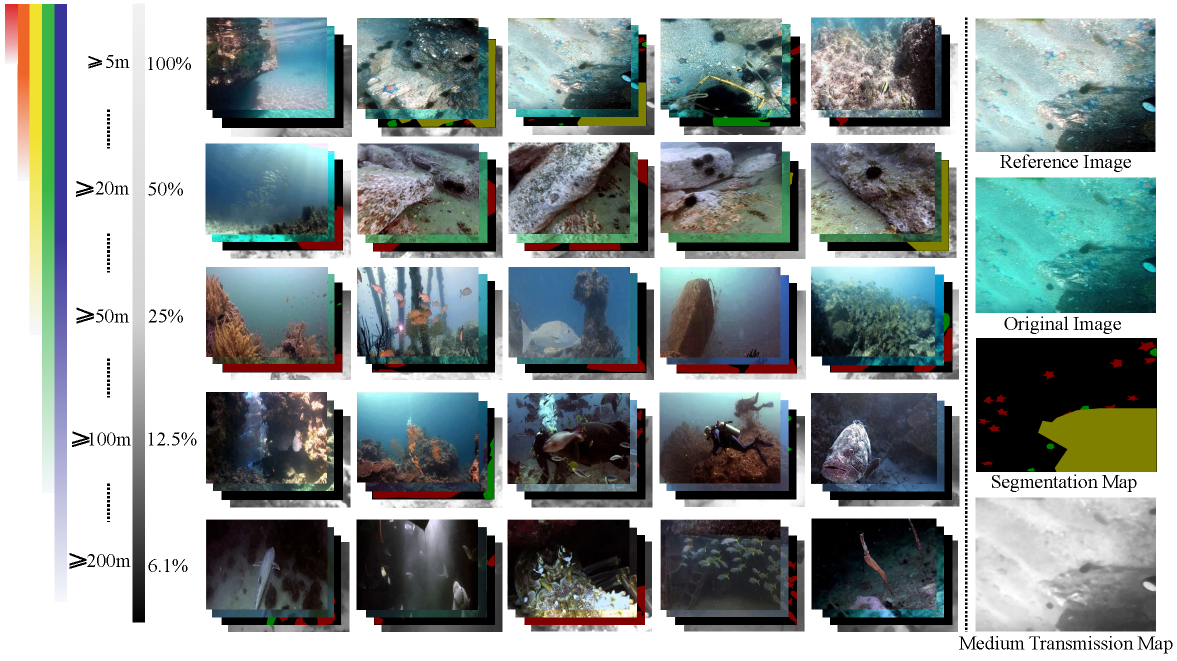
#> input picture LSUI/figs/data.png, 2353 x 1321 px, given as the content of the folder ./LSUI/test/input, which was not available (shown at 1/2 size)
$ jupyter execute --allow-errors first.ipynb   (older library calls are emulated)   (text cells are left out)
#> lines starting #> are read from the running program, lines starting #| are printed output that depends on the picture; pictures that were not available may be replaced by others from this repository, and a replacement may not be noted
[cell 1]
import pandas as pd
import matplotlib.pyplot as plt
import seaborn as sns
import numpy as np
import os
import torch
import torchvision
import torch.nn as nn
import torch.optim as optim
from torch.utils.data import DataLoader, Dataset
from sklearn.model_selection import train_test_split
from sklearn.preprocessing import StandardScaler
from sklearn.metrics import mean_squared_error, r2_score
import torch.nn.functional as F
import warnings
warnings.filterwarnings("ignore")
import joblib
import time
from torch.utils.tensorboard import SummaryWriter
import cv2
from torchvision import transforms
from PIL import Image
import glob
import random

print("All libraries imported successfully.")

[cell 2]
print("Version Information:")
print(f"PyTorch: {torch.__version__}")
print(f" torchvision: {torchvision.__version__}")
print(f"NumPy: {np.__version__}")
print(f"Pandas: {pd.__version__}")
print(f"Matplotlib: {plt.matplotlib.__version__}")
print(f"Seaborn: {sns.__version__}")
print("Library versions printed successfully.")

[cell 3]
# ============================================================
# LSUI Dataset Visualization for Underwater Image Enhancement
# ============================================================

# Assuming your dataset is organized as:
#   LSUI/train/input/   -> degraded underwater images
#   LSUI/train/GT/      -> ground truth enhanced images
#   LSUI/test/input/
#   LSUI/test/GT/

# --- Configuration: Update these paths for your system ---
DATASET_PATH = "./LSUI"          # Root path to LSUI dataset
SPLIT = "test"                  # "train" or "test"

# ------------------------------------------------------------

# Build paths
input_dir = os.path.join(DATASET_PATH, SPLIT, "input")
gt_dir = os.path.join(DATASET_PATH, SPLIT, "GT")

# Get list of image files
input_images = sorted(glob.glob(os.path.join(input_dir, "*")))
gt_images = sorted(glob.glob(os.path.join(gt_dir, "*")))

print(f"Found {len(input_images)} input images in '{input_dir}'")
print(f"Found {len(gt_images)} GT images in '{gt_dir}'")

# Display some sample filenames
print("\n--- Sample Input Filenames ---")
for f in input_images[:5]:
    print(f"  {os.path.basename(f)}")

print("\n--- Sample GT Filenames ---")
for f in gt_images[:5]:
    print(f"  {os.path.basename(f)}")

[cell 4]
def show_paired_images(input_dir, gt_dir, num_pairs=6, figsize=(18, 10)):
    """
    Display side-by-side comparison of degraded input images
    and their corresponding ground truth enhanced images.
    """
    input_files = sorted(os.listdir(input_dir))
    gt_files = sorted(os.listdir(gt_dir))

    # Ensure we only use matching files
    common_files = list(set(input_files) & set(gt_files))
    selected = random.sample(common_files, min(num_pairs, len(common_files)))

    fig, axes = plt.subplots(num_pairs, 2, figsize=figsize)

    for i, fname in enumerate(selected):
        # Read input (degraded) image
        inp_path = os.path.join(input_dir, fname)
        gt_path = os.path.join(gt_dir, fname)

        inp_img = cv2.imread(inp_path)
        gt_img = cv2.imread(gt_path)

        # Convert BGR (OpenCV) to RGB (Matplotlib)
        inp_img = cv2.cvtColor(inp_img, cv2.COLOR_BGR2RGB)
        gt_img = cv2.cvtColor(gt_img, cv2.COLOR_BGR2RGB)

        # Plot
        axes[i, 0].imshow(inp_img)
        axes[i, 0].set_title(f"Input (Degraded) - {fname[:30]}...", fontsize=9)
        axes[i, 0].axis("off")

        axes[i, 1].imshow(gt_img)
        axes[i, 1].set_title(f"GT (Enhanced) - {fname[:30]}...", fontsize=9)
        axes[i, 1].axis("off")

    fig.suptitle("LSUI Dataset: Degraded Input vs. Ground Truth",
                 fontsize=14, fontweight="bold")
    plt.tight_layout()
    plt.show()

# Usage
#> (the rest of this cell did not finish here and is left out)

[cell 5]
def dataset_statistics(input_dir, gt_dir):
    """Display statistics about the dataset."""
    input_files = sorted(os.listdir(input_dir))
    gt_files = sorted(os.listdir(gt_dir))

    print("=" * 50)
    print("LSUI DATASET STATISTICS")
    print("=" * 50)
    print(f"Total input images:  {len(input_files)}")
    print(f"Total GT images:     {len(gt_files)}")
    print(f"Common pairs:        {len(set(input_files) & set(gt_files))}")

    # Sample a few images for size and aspect ratio analysis
    sample_files = random.sample(input_files, min(50, len(input_files)))
    heights, widths = [], []

    for f in sample_files:
        img = cv2.imread(os.path.join(input_dir, f))
        if img is not None:
            h, w = img.shape[:2]
            heights.append(h)
            widths.append(w)

    if heights:
        print(f"\nImage dimensions (sample of {len(heights)}):")
        print(f"  Height: min={min(heights)}, max={max(heights)}, "
              f"mean={np.mean(heights):.1f}")
        print(f"  Width:  min={min(widths)}, max={max(widths)}, "
              f"mean={np.mean(widths):.1f}")
        print(f"  Aspect ratio (W/H): mean={np.mean(np.array(widths)/np.array(heights)):.2f}")

    # Pixel intensity distribution of a sample image
    sample_img = cv2.imread(os.path.join(input_dir, sample_files[0]))
    if sample_img is not None:
        print(f"\nSample image pixel stats (BGR):")
        for i, channel in enumerate(['B', 'G', 'R']):
            print(f"  {channel}: mean={sample_img[:,:,i].mean():.1f}, "
                  f"std={sample_img[:,:,i].std():.1f}, "
                  f"min={sample_img[:,:,i].min()}, max={sample_img[:,:,i].max()}")

#> (the rest of this cell did not finish here and is left out)

[cell 6]
def channel_histogram_analysis(input_dir, gt_dir, num_samples=20):
    """Plot per-channel histograms for input vs GT images."""
    input_files = sorted(os.listdir(input_dir))
    gt_files = sorted(os.listdir(gt_dir))
    common = list(set(input_files) & set(gt_files))
    samples = random.sample(common, min(num_samples, len(common)))

    inp_means = {'R': [], 'G': [], 'B': []}
    gt_means = {'R': [], 'G': [], 'B': []}

    for f in samples:
        inp = cv2.imread(os.path.join(input_dir, f))
        gt = cv2.imread(os.path.join(gt_dir, f))
        if inp is None or gt is None:
            continue

        # BGR order in OpenCV: 0=Blue, 1=Green, 2=Red
        for i, ch in enumerate(['B', 'G', 'R']):
            inp_means[ch].append(inp[:,:,i].mean())
            gt_means[ch].append(gt[:,:,i].mean())

    fig, axes = plt.subplots(1, 2, figsize=(14, 5))

    for ax, data, title in zip(axes, [inp_means, gt_means],
                                ["Input (Degraded)", "Ground Truth (Enhanced)"]):
        ax.bar(['R', 'G', 'B'],
               [np.mean(data['R']), np.mean(data['G']), np.mean(data['B'])],
               yerr=[np.std(data['R']), np.std(data['G']), np.std(data['B'])],
               color=['red', 'green', 'blue'], alpha=0.7, capsize=10)
        ax.set_title(f"{title} - Mean Channel Intensity")
        ax.set_ylabel("Mean Pixel Value")
        ax.set_ylim(0, 255)

    fig.suptitle("Colour Channel Analysis: Input vs Ground Truth", fontweight="bold")
    plt.tight_layout()
    plt.show()

#> (the rest of this cell did not finish here and is left out)

[cell 7]
def classify_degradation_type(input_dir, num_samples=50):
    """
    Classify images into blue-ish, green-ish, and well-lit based on
    the dominant colour channel.
    """
#> called with input_dir = './LSUI/test/input', num_samples = 100
    input_files = sorted(os.listdir(input_dir))
    samples = random.sample(input_files, min(num_samples, len(input_files)))

    blue_count, green_count, well_lit = 0, 0, 0

    for f in samples:
        img = cv2.imread(os.path.join(input_dir, f))
#> img is the input picture: shape (1321, 2353, 3); mean B, G, R 151.9, 153.1, 143.4
        if img is None:
            continue
        b_mean = img[:,:,0].mean()
#> b_mean = 151.9
        g_mean = img[:,:,1].mean()
#> g_mean = 153.1
        r_mean = img[:,:,2].mean()
#> r_mean = 143.4

        if b_mean > g_mean and b_mean > r_mean:
            blue_count += 1
        elif g_mean > b_mean and g_mean > r_mean:
            green_count += 1
        else:
            well_lit += 1

    print("Degradation Type Distribution:")
    print(f"  Blue-ish (deep water):  {blue_count} ({100*blue_count/len(samples):.1f}%)")
    print(f"  Green-ish (algae-rich): {green_count} ({100*green_count/len(samples):.1f}%)")
    print(f"  Well-lit (shallow):     {well_lit} ({100*well_lit/len(samples):.1f}%)")

classify_degradation_type(input_dir, num_samples=100)

[cell 8]
def verify_pairs(input_dir, gt_dir):
    """Check for mismatches between input and GT directories."""
    input_files = set(os.listdir(input_dir))
    gt_files = set(os.listdir(gt_dir))

    only_in_input = input_files - gt_files
    only_in_gt = gt_files - input_files
    common = input_files & gt_files

    print(f"Files only in input:  {len(only_in_input)}")
    print(f"Files only in GT:     {len(only_in_gt)}")
    print(f"Matched pairs:        {len(common)}")

    if only_in_input:
        print("\n⚠️  WARNING: Some input images have no GT counterpart!")
        for f in list(only_in_input)[:5]:
            print(f"  - {f}")
    if only_in_gt:
        print("\n⚠️  WARNING: Some GT images have no input counterpart!")
        for f in list(only_in_gt)[:5]:
            print(f"  - {f}")
    if not only_in_input and not only_in_gt:
        print("\n✅ All images are perfectly paired!")

#> (the rest of this cell did not finish here and is left out)

[cell 9]
def pixel_intensity_histogram(input_dir, gt_dir, num_samples=100, resize_to=(128,128)):
    import random, cv2, numpy as np, matplotlib.pyplot as plt
    input_files = sorted(os.listdir(input_dir))
    gt_files = sorted(os.listdir(gt_dir))
    common = list(set(input_files) & set(gt_files))
    samples = random.sample(common, min(num_samples, len(common)))

    inp_pix = []
    gt_pix = []

    for i, f in enumerate(samples):
        inp = cv2.imread(os.path.join(input_dir, f))
        gt = cv2.imread(os.path.join(gt_dir, f))
        if inp is None or gt is None:
            continue

        # Resize to reduce pixel count
        inp = cv2.resize(inp, resize_to)
        gt = cv2.resize(gt, resize_to)

        # Take every 2nd pixel (still representative)
        inp_pix.extend(inp[::2, ::2].flatten())
        gt_pix.extend(gt[::2, ::2].flatten())

        if (i+1) % 10 == 0:
            print(f"  Processed {i+1}/{len(samples)} images")

    plt.figure(figsize=(10,5))
    plt.hist(inp_pix, bins=256, alpha=0.6, label='Input (Degraded)', color='red', density=True)
    plt.hist(gt_pix, bins=256, alpha=0.6, label='Ground Truth', color='blue', density=True)
    plt.title('Global Pixel Intensity Distribution')
    plt.xlabel('Pixel Value')
    plt.ylabel('Density')
    plt.legend()
    plt.show()


#> (the rest of this cell did not finish here and is left out)

[cell 10]
def sharpness_comparison(input_dir, gt_dir, num_samples=500, resize_to=(256,256)):
    input_files = sorted(os.listdir(input_dir))
    gt_files = sorted(os.listdir(gt_dir))
    common = list(set(input_files) & set(gt_files))
    samples = random.sample(common, min(num_samples, len(common)))

    inp_sharpness = []
    gt_sharpness = []

    for i, f in enumerate(samples):
        inp = cv2.imread(os.path.join(input_dir, f), cv2.IMREAD_GRAYSCALE)
        gt = cv2.imread(os.path.join(gt_dir, f), cv2.IMREAD_GRAYSCALE)
        if inp is None or gt is None:
            continue

        # Resize to a consistent size to speed up Laplacian
        inp = cv2.resize(inp, resize_to, interpolation=cv2.INTER_AREA)
        gt  = cv2.resize(gt, resize_to, interpolation=cv2.INTER_AREA)

        inp_sharpness.append(cv2.Laplacian(inp, cv2.CV_64F).var())
        gt_sharpness.append(cv2.Laplacian(gt, cv2.CV_64F).var())

        if (i+1) % 20 == 0:
            print(f"  Processed {i+1}/{len(samples)} images")

    plt.figure(figsize=(8,5))
    plt.boxplot([inp_sharpness, gt_sharpness], labels=['Input', 'Ground Truth'])
    plt.title('Sharpness (Laplacian Variance): Input vs Ground Truth')
    plt.ylabel('Variance (higher = sharper)')
    plt.show()


#> (the rest of this cell did not finish here and is left out)

[cell 11]
def colour_cast_analysis(input_dir, num_samples=100):
#> called with input_dir = './LSUI/test/input', num_samples = 500
    input_files = sorted(os.listdir(input_dir))
    samples = random.sample(input_files, min(num_samples, len(input_files)))

    blue_ratios, green_ratios, red_ratios = [], [], []

    for f in samples:
        img = cv2.imread(os.path.join(input_dir, f))
        if img is None:
            continue
        b, g, r = img[:,:,0].mean(), img[:,:,1].mean(), img[:,:,2].mean()
#> b = 151.9; g = 153.1; r = 143.4
        total = b + g + r
#> total = 448.3
        blue_ratios.append(b / total)
        green_ratios.append(g / total)
        red_ratios.append(r / total)

    plt.figure(figsize=(8, 5))
    plt.hist(blue_ratios, bins=30, alpha=0.5, label='Blue Ratio', color='blue')
    plt.hist(green_ratios, bins=30, alpha=0.5, label='Green Ratio', color='green')
    plt.hist(red_ratios, bins=30, alpha=0.5, label='Red Ratio', color='red')
    plt.title('Channel Contribution to Overall Brightness')
    plt.xlabel('Ratio (channel mean / sum of means)')
    plt.ylabel('Frequency')
    plt.legend()
    plt.show()
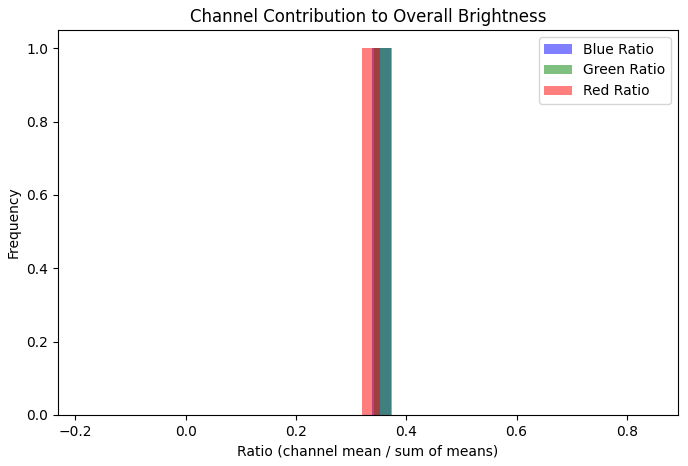
#> figure drawn by matplotlib, 1 panel; tallest bar 1 high, from x = 0.339 to 0.372; tallest bar 1 high, from x = 0.341 to 0.375; tallest bar 1 high, from x = 0.32 to 0.353


colour_cast_analysis(input_dir, num_samples=500)

[cell 12]
def calculate_uciqe(img_bgr):
    """Simplified UCIQE: chroma std, luminance contrast, saturation mean."""
    img = cv2.cvtColor(img_bgr, cv2.COLOR_BGR2LAB)
#> img: shape (1321, 2353, 3); mean of channels 0, 1, 2 155.4, 125.5, 127.8
    l_channel = img[:,:,0]
    a_channel = img[:,:,1]
    b_channel = img[:,:,2]
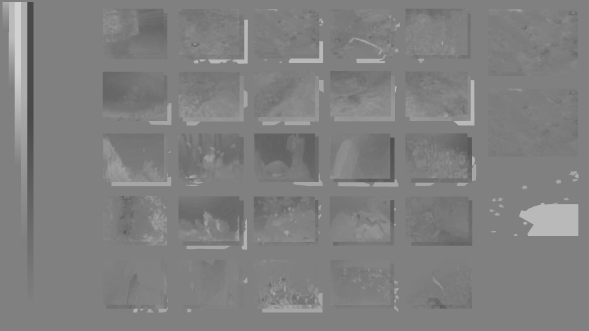
#> b_channel: shape (1321, 2353) (shown at 1/4 size); min 73, max 209, mean 127.8

    chroma = np.sqrt(a_channel.astype(float)**2 + b_channel.astype(float)**2)
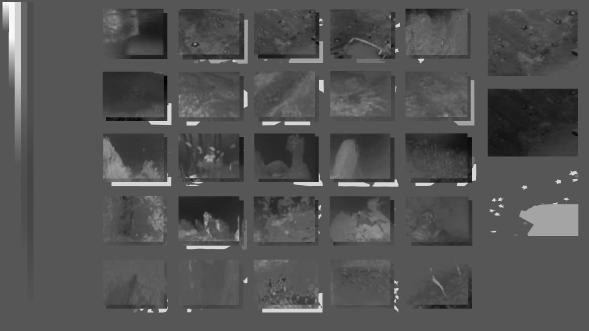
#> chroma: shape (1321, 2353) float64 (shown at 1/4 size); min 139.8, max 260.7, mean 179.5; drawn with min black and max white
    sigma_c = np.std(chroma)
#> sigma_c = 12.12
    con_l = np.std(l_channel)  # luminance contrast approximation
#> con_l = 91.83
    mu_s = np.mean(chroma)     # saturation mean
#> mu_s = 179.5
    uciqe = 0.4680 * sigma_c + 0.2745 * con_l + 0.2576 * mu_s
#> uciqe = 77.12
    return uciqe

def calculate_uiqm(img_bgr):
    """Simplified UIQM: colourfulness, sharpness, contrast."""
    img_rgb = cv2.cvtColor(img_bgr, cv2.COLOR_BGR2RGB)
    img_gray = cv2.cvtColor(img_bgr, cv2.COLOR_BGR2GRAY)
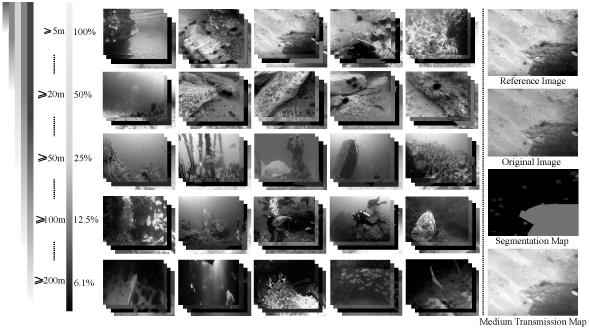
#> img_gray: shape (1321, 2353) (shown at 1/4 size); min 0, max 255, mean 150

    # Colourfulness (UICM) - simplified from Panetta et al.
    rg = np.abs(img_rgb[:,:,0].astype(float) - img_rgb[:,:,1].astype(float))
    yb = np.abs(0.5 * (img_rgb[:,:,0].astype(float) + img_rgb[:,:,1].astype(float)) - img_rgb[:,:,2].astype(float))
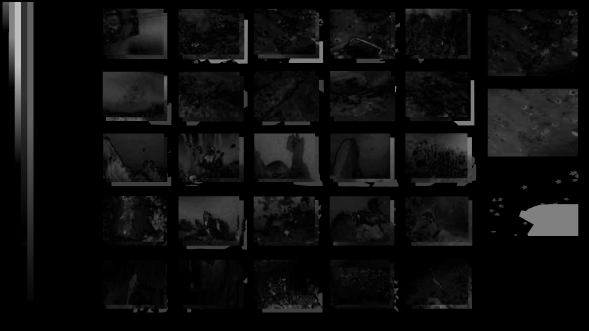
#> yb: shape (1321, 2353) float64 (shown at 1/4 size); min 0, max 189, mean 13.9
    uicm = (np.std(rg) + np.std(yb)) / 2.0
#> uicm = 27.78

    # Sharpness (UISM) - Laplacian based
    uism = cv2.Laplacian(img_gray, cv2.CV_64F).var()
#> uism = 2230.1

    # Contrast (UIConM)
    uiconm = np.std(img_gray) / 128.0  # rough normalization
#> uiconm = 0.725

    uiqm = 0.028 * uicm + 0.295 * uism + 3.575 * uiconm  # weights from literature
#> uiqm = 661.2
    return uiqm

[cell 13]
def quality_metric_distribution(input_dir, num_samples=200):
    input_files = sorted(os.listdir(input_dir))
    samples = random.sample(input_files, min(num_samples, len(input_files)))

    uciqe_scores, uiqm_scores = [], []

    for f in samples:
        img = cv2.imread(os.path.join(input_dir, f))
        if img is None:
            continue
        uciqe_scores.append(calculate_uciqe(img))
        uiqm_scores.append(calculate_uiqm(img))

    fig, axes = plt.subplots(1, 2, figsize=(12, 4))
    axes[0].hist(uciqe_scores, bins=30, color='teal')
    axes[0].set_title('UCIQE Distribution (Input Images)')
    axes[0].set_xlabel('UCIQE')
    axes[1].hist(uiqm_scores, bins=30, color='darkorange')
    axes[1].set_title('UIQM Distribution (Input Images)')
    axes[1].set_xlabel('UIQM')
    plt.tight_layout()
    plt.show()
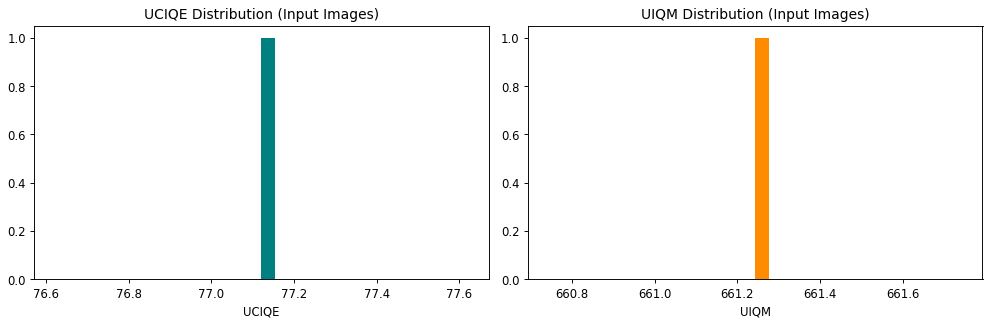
#> figure drawn by matplotlib, 2 panels; panel 1: tallest bar 1 high, from x = 77.12 to 77.15; panel 2: tallest bar 1 high, from x = 661.2 to 661.3


quality_metric_distribution(input_dir, num_samples=200)

[cell 14]
def hsv_comparison(input_dir, gt_dir, num_pairs=5):
    input_files = sorted(os.listdir(input_dir))
    gt_files = sorted(os.listdir(gt_dir))
    common = list(set(input_files) & set(gt_files))
    samples = random.sample(common, min(num_pairs, len(common)))

    for idx, f in enumerate(samples):
        inp = cv2.imread(os.path.join(input_dir, f))
        gt = cv2.imread(os.path.join(gt_dir, f))
        if inp is None or gt is None:
            continue

        inp_hsv = cv2.cvtColor(inp, cv2.COLOR_BGR2HSV)
        gt_hsv = cv2.cvtColor(gt, cv2.COLOR_BGR2HSV)

        fig, axes = plt.subplots(2, 2, figsize=(10, 8))
        axes[0,0].hist(inp_hsv[:,:,0].flatten(), bins=180, color='blue', alpha=0.7)
        axes[0,0].set_title('Input Hue')
        axes[0,1].hist(gt_hsv[:,:,0].flatten(), bins=180, color='green', alpha=0.7)
        axes[0,1].set_title('GT Hue')
        axes[1,0].hist(inp_hsv[:,:,1].flatten(), bins=256, color='blue', alpha=0.7)
        axes[1,0].set_title('Input Saturation')
        axes[1,1].hist(gt_hsv[:,:,1].flatten(), bins=256, color='green', alpha=0.7)
        axes[1,1].set_title('GT Saturation')
        fig.suptitle(f'HSV Comparison – {f[:30]}...')
        plt.tight_layout()
        plt.show()
        if idx >= num_pairs-1:
            break


#> (the rest of this cell did not finish here and is left out)

[cell 15]
def split_quality_check(train_dir, test_dir):
#> called with train_dir = './LSUI/train', test_dir = './LSUI/test'
    for split_name, split_dir in [("Train", train_dir), ("Test", test_dir)]:
        input_dir = os.path.join(split_dir, "input")
        input_files = sorted(os.listdir(input_dir))
        uciqe_vals = []
        for f in random.sample(input_files, min(300, len(input_files))):
            img = cv2.imread(os.path.join(input_dir, f))
            if img is not None:
                uciqe_vals.append(calculate_uciqe(img))
        print(f"{split_name}: mean UCIQE = {np.mean(uciqe_vals):.3f}, std = {np.std(uciqe_vals):.3f}")
#| Train: mean UCIQE = 77.121, std = 0.000


split_quality_check(os.path.join(DATASET_PATH, "train"), os.path.join(DATASET_PATH, "test"))
